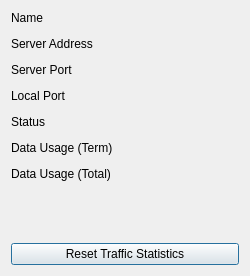
<?xml version="1.0" encoding="UTF-8"?>
<ui version="4.0">
 <class>StatusDialog</class>
 <widget class="QDialog" name="StatusDialog">
  <property name="geometry">
   <rect>
    <x>0</x>
    <y>0</y>
    <width>250</width>
    <height>276</height>
   </rect>
  </property>
  <property name="windowTitle">
   <string>Status</string>
  </property>
  <layout class="QFormLayout" name="formLayout">
   <property name="verticalSpacing">
    <number>12</number>
   </property>
   <item row="0" column="0">
    <widget class="QLabel" name="_nameLabel">
     <property name="text">
      <string>Name</string>
     </property>
    </widget>
   </item>
   <item row="0" column="1">
    <widget class="QLabel" name="nameLabel">
     <property name="text">
      <string/>
     </property>
    </widget>
   </item>
   <item row="1" column="0">
    <widget class="QLabel" name="_serverAddrLabel">
     <property name="text">
      <string>Server Address</string>
     </property>
    </widget>
   </item>
   <item row="1" column="1">
    <widget class="QLabel" name="serverAddrLabel">
     <property name="text">
      <string/>
     </property>
    </widget>
   </item>
   <item row="2" column="0">
    <widget class="QLabel" name="_serverPortLabel">
     <property name="text">
      <string>Server Port</string>
     </property>
    </widget>
   </item>
   <item row="2" column="1">
    <widget class="QLabel" name="serverPortLabel">
     <property name="text">
      <string/>
     </property>
    </widget>
   </item>
   <item row="4" column="0">
    <widget class="QLabel" name="_statusLabel">
     <property name="text">
      <string>Status</string>
     </property>
    </widget>
   </item>
   <item row="4" column="1">
    <widget class="QLabel" name="statusLabel">
     <property name="text">
      <string/>
     </property>
    </widget>
   </item>
   <item row="5" column="0">
    <widget class="QLabel" name="_usageTermLabel">
     <property name="text">
      <string>Data Usage (Term)</string>
     </property>
    </widget>
   </item>
   <item row="5" column="1">
    <widget class="QLabel" name="usageTermLabel">
     <property name="text">
      <string/>
     </property>
    </widget>
   </item>
   <item row="9" column="0" colspan="2">
    <widget class="QPushButton" name="resetButton">
     <property name="text">
      <string>Reset Traffic Statistics</string>
     </property>
    </widget>
   </item>
   <item row="8" column="0" colspan="2">
    <spacer name="verticalSpacer">
     <property name="orientation">
      <enum>Qt::Vertical</enum>
     </property>
     <property name="sizeHint" stdset="0">
      <size>
       <width>20</width>
       <height>10</height>
      </size>
     </property>
    </spacer>
   </item>
   <item row="3" column="0">
    <widget class="QLabel" name="_localPortLabel">
     <property name="text">
      <string>Local Port</string>
     </property>
    </widget>
   </item>
   <item row="6" column="0">
    <widget class="QLabel" name="_usageTotalLabel">
     <property name="text">
      <string>Data Usage (Total)</string>
     </property>
    </widget>
   </item>
   <item row="6" column="1">
    <widget class="QLabel" name="usageTotalLabel">
     <property name="text">
      <string/>
     </property>
    </widget>
   </item>
   <item row="3" column="1">
    <widget class="QLabel" name="localPortLabel">
     <property name="text">
      <string/>
     </property>
    </widget>
   </item>
  </layout>
 </widget>
 <resources/>
 <connections/>
</ui>
